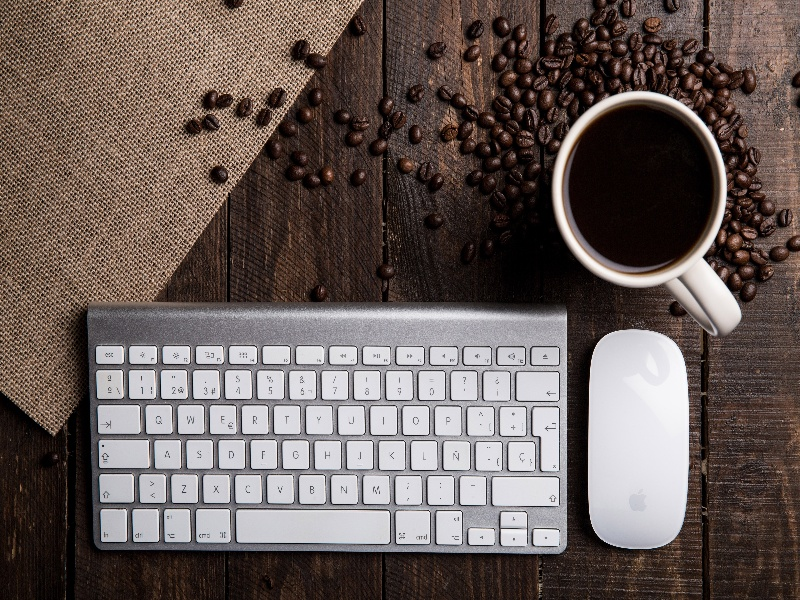
#> input picture Day 1/1coffee.jpg, 800 x 600 px
$ python 1opencv_imgResize.py
#> lines starting #> are read from the running program, lines starting #| are printed output that depends on the picture
import cv2

## load an image using imread
img = cv2.imread("1coffee.jpg")
#> img is the input picture: shape (600, 800, 3); mean B, G, R 88.9, 92.8, 104.9

## print the shape of the loaded image
print(img.shape)
#| (600, 800, 3)

## resizing the image
img = cv2.resize(img,(640,480))
#> img: shape (480, 640, 3)

img = cv2.resize(img,(0,0),fx=0.1,fy=0.1)
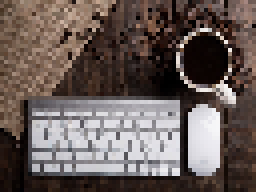
#> img: shape (48, 64, 3) (shown 4 times larger); mean B, G, R 88, 91.9, 104.1

## displaying the image
cv2.imshow("coffee",img)
cv2.waitKey(0)
